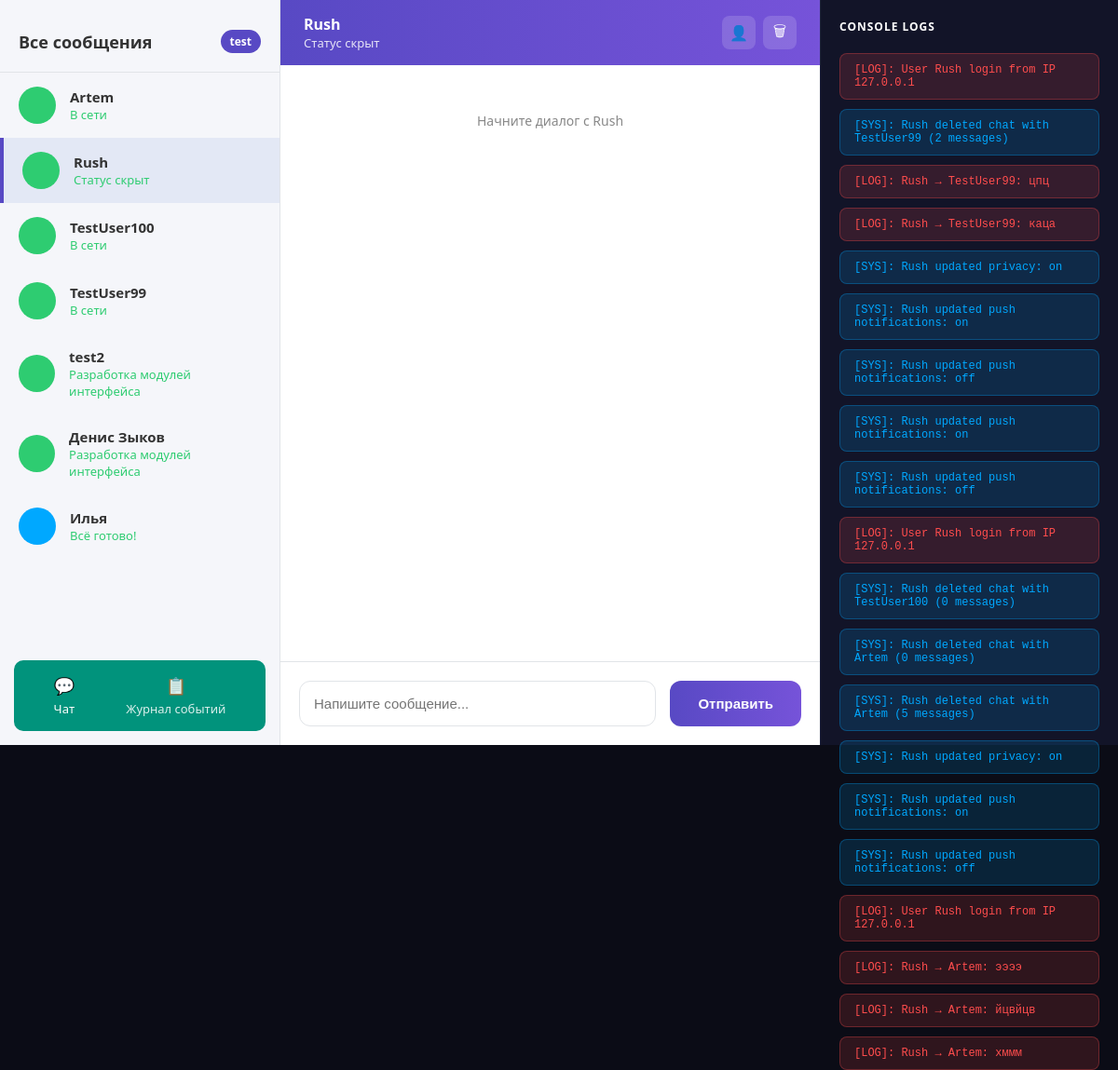
Screenshot of /chat?with_user=3 (signed in) with the database file from the repository.
### database.py (models this page shows)
class User(Base):
    __tablename__ = "users"  # Имя таблицы в БД
    id = Column(Integer, primary_key=True, index=True)
    username = Column(String, unique=True, index=True)
    email = Column(String, unique=True, index=True)
    password_hash = Column(String)
    status = Column(String, default="В сети")
    avatar_color = Column(String, default="#2ecc71")
    privacy_hide_status = Column(Boolean, default=False)
    push_notifications = Column(Boolean, default=True)

class ConsoleLog(Base):
    __tablename__ = "console_logs"
    id = Column(Integer, primary_key=True, index=True)
    log_type = Column(String)
    message = Column(String)
    timestamp = Column(DateTime, default=datetime.utcnow, index=True)

### main.py (the view)
@app.get("/chat", response_class=HTMLResponse)
async def chat_page(
    request: Request,
    with_user: Optional[int] = None,  # ID пользователя, с которым открыть чат
    db: Session = Depends(get_db),
):
    current_user = require_user(request, db)
    if not current_user:
        return RedirectResponse(url="/", status_code=status.HTTP_303_SEE_OTHER)
    return templates.TemplateResponse(
        request=request,
        name="chat.html",
        context=build_app_context(current_user, db, with_user=with_user, active_nav="chat"),
    )

### templates/chat.html (shortened to what this page needs)
{% extends "base.html" %}
{% block main %}
<div class="main-chat">
    {% if active_partner %}
    <div class="chat-header">
        <div class="chat-header-info">
            <div class="chat-user-title">{{ active_partner.username }}</div>
            <div class="chat-partner-status">{{ active_partner.status }}</div>
        </div>
        <div class="chat-header-actions">
            <a href="/profile" class="header-icon-btn" title="Профиль">👤</a>
            <button type="button" class="header-icon-btn delete-btn" id="deleteChatBtn"
                    data-partner-name="{{ active_partner.username }}" title="Удалить чат">
                🗑
            </button>
        </div>
    </div>
    <div class="messages-container" id="msgContainer">
        {% if messages %}
            {% for msg in messages %}
            <div class="msg {% if msg.is_outgoing %}outgoing{% else %}incoming{% endif %}">
                {{ msg.text }}
                {% if msg.time %}<span class="msg-time">{{ msg.time }}</span>{% endif %}
            </div>
            {% endfor %}
        {% else %}
            <div class="empty-chat">Начните диалог с {{ active_partner.username }}</div>
        {% endif %}
    </div>
    <div class="chat-input-area">
        <input type="text" id="msgInput"
               placeholder="Напишите сообщение..."
               maxlength="2000"
               autocomplete="off">
        <button class="btn-send" id="sendBtn" data-partner-id="{{ active_partner.id }}">
            Отправить
        </button>
    </div>
    {% else %}
    <div class="no-chat-selected">
        <h3>Выберите собеседника</h3>
        <p>Или зарегистрируйте ещё одного пользователя, чтобы начать переписку.</p>
    </div>
    {% endif %}
</div>
{% endblock %}

### templates/base.html (shortened to what this page needs)
<!DOCTYPE html>
<html lang="ru">
<head>
    <link rel="stylesheet" href="/static/css/style.css">
</head>
<body>
    <div class="app-layout">
        <aside class="sidebar">
            <div class="sidebar-top">
            </div>
            {% block sidebar_content %}
            <div class="sidebar-header">
                <span>Все сообщения</span>
                <a href="/profile" class="current-user-badge">{{ current_user.username }}</a>
            </div>
            <div class="chats-list">
                {% if chats %}
                    {% for chat in chats %}
                    <a href="/chat?with_user={{ chat.id }}" class="chat-item {% if chat.active %}active{% endif %}">
                        <div class="avatar" style="background-color: {{ chat.color }};"></div>
                        <div class="chat-info">
                            <div class="name">{{ chat.username }}</div>
                            <div class="status">{{ chat.status }}</div>
                        </div>
                    </a>
                    {% endfor %}
                {% else %}
                    <div class="empty-state">Пока нет других пользователей</div>
                {% endif %}
            </div>
            {% endblock %}
            <nav class="bottom-nav">
                <a href="/chat" class="nav-btn {% if active_nav == 'chat' %}active{% endif %}">
                    <span class="nav-icon">💬</span>
                    <span>Чат</span>
                </a>
                <a href="/events" class="nav-btn {% if active_nav == 'events' %}active{% endif %}">
                    <span class="nav-icon">📋</span>
                    <span>Журнал событий</span>
                </a>
            </nav>
        </aside>
        <main class="main-content">
            {% block main %}{% endblock %}
        </main>
        <aside class="console-panel">
            <div class="console-title">CONSOLE LOGS</div>
            <div id="logsContainer">
                {% for log in logs %}
                    {% if log.log_type == 'LOG' or log.log_type == 'ERR' %}
                        <div class="log-entry red">[{{ log.log_type }}]: {{ log.message }}</div>
                    {% else %}
                        <div class="log-entry blue">[SYS]: {{ log.message }}</div>
                    {% endif %}
                {% endfor %}
            </div>
        </aside>
    </div>
</body>
</html>

### static/css/style.css (style rules this page uses)
:root { --bg-dark: #0b0c16; --panel-dark: #121428; --gradient-start: #7868e6; --gradient-end: #b8b5ff; --text-white: #ffffff; --text-muted: #a2a5b9; --green-btn: #00b894; }
body, html { margin: 0; padding: 0; font-family: 'Segoe UI', Tahoma, Geneva, Verdana, sans-serif; background-color: var(--bg-dark); color: var(--text-white); height: 100%; overflow: hidden; }
.app-layout { display: flex; height: 100vh; }
.sidebar { width: 300px; background-color: #f5f6fa; color: #333; display: flex; flex-direction: column; border-right: 1px solid #e1e4e8; }
.sidebar-header { padding: 20px; font-weight: bold; font-size: 18px; border-bottom: 1px solid #e1e4e8; display: flex; justify-content: space-between; align-items: center; gap: 10px; }
.current-user-badge { font-size: 12px; font-weight: 600; background: #5849c4; color: white; padding: 4px 10px; border-radius: 20px; white-space: nowrap; text-decoration: none; transition: opacity 0.2s; }
.chats-list { flex: 1; overflow-y: auto; }
.chat-item { display: flex; align-items: center; padding: 15px 20px; cursor: pointer; transition: background 0.2s; text-decoration: none; color: inherit; }
.chat-item.active { background-color: #e3e8f5; border-left: 4px solid #5849c4; }
.empty-state, .empty-chat, .no-chat-selected { padding: 30px 20px; text-align: center; color: #888; font-size: 14px; }
.avatar { width: 40px; height: 40px; border-radius: 50%; margin-right: 15px; }
.chat-info .name { font-weight: 600; font-size: 15px; }
.chat-info .status { font-size: 13px; color: #2ecc71; }
.main-chat { flex: 1; display: flex; flex-direction: column; background-color: #ffffff; color: #333; }
.chat-header { padding: 15px 25px; background: linear-gradient(90deg, #5849c4, #7653d9); color: white; font-weight: bold; display: flex; justify-content: space-between; align-items: center; }
.chat-partner-status { font-size: 13px; opacity: 0.85; font-weight: normal; }
.messages-container { flex: 1; padding: 20px; overflow-y: auto; display: flex; flex-direction: column; gap: 15px; }
.chat-input-area { padding: 20px; border-top: 1px solid #e1e4e8; display: flex; gap: 15px; }
.chat-input-area input { flex: 1; padding: 15px; border: 1px solid #e1e4e8; border-radius: 12px; font-size: 15px; }
.btn-send { width: auto; padding: 0 30px; border: none; border-radius: 12px; background: linear-gradient(90deg, #5849c4, #7653d9); color: white; font-size: 15px; font-weight: bold; cursor: pointer; transition: opacity 0.2s; }
.console-panel { width: 320px; background-color: var(--panel-dark); padding: 20px; box-sizing: border-box; border-left: 1px solid #1f233d; }
.console-title { font-size: 12px; font-weight: bold; color: var(--text-white); letter-spacing: 1px; margin-bottom: 20px; }
.log-entry { padding: 10px 15px; border-radius: 8px; font-family: 'Courier New', Courier, monospace; font-size: 12px; margin-bottom: 10px; animation: fadeInUp 0.4s ease-out; }
.log-entry.red { background-color: rgba(255, 77, 77, 0.15); color: #ff4d4d; border: 1px solid rgba(255, 77, 77, 0.3); animation: pulseLog 3s infinite; }
.log-entry.blue { background-color: rgba(0, 168, 255, 0.15); color: #00a8ff; border: 1px solid rgba(0, 168, 255, 0.3); }
.bottom-nav { margin-top: auto; padding: 15px; display: flex; justify-content: space-around; background-color: #01937c; border-radius: 10px; margin: 15px; }
.nav-btn { color: white; text-decoration: none; font-size: 13px; display: flex; flex-direction: column; align-items: center; gap: 4px; opacity: 0.85; transition: opacity 0.2s; }
.nav-btn:hover, .nav-btn.active { opacity: 1; }
.nav-icon { font-size: 18px; }
.sidebar-top { padding: 12px 16px 0; }
.main-content { flex: 1; display: flex; flex-direction: column; min-width: 0; }
.chat-header-info { flex: 1; }
.chat-header-actions { display: flex; gap: 8px; align-items: center; }
.header-icon-btn { background: rgba(255, 255, 255, 0.15); border: none; border-radius: 8px; width: 36px; height: 36px; cursor: pointer; font-size: 16px; display: flex; align-items: center; justify-content: center; color: white; text-decoration: none; transition: background 0.2s; }

### rows the page displays
User: username "test"
User: username "Artem", status "В сети"
User: username "Rush", status "Статус скрыт"
User: username "TestUser100", status "В сети"
User: username "TestUser99", status "В сети"
User: username "test2", status "Разработка модулей интерфейса"
User: username "Денис Зыков", status "Разработка модулей интерфейса"
User: username "Илья", status "Всё готово!"
ConsoleLog: log_type "LOG", message "User Rush login from IP 127.0.0.1"
ConsoleLog: message "Rush deleted chat with TestUser99 (2 messages)"
ConsoleLog: log_type "LOG", message "Rush → TestUser99: цпц"
ConsoleLog: log_type "LOG", message "Rush → TestUser99: каца"
ConsoleLog: message "Rush updated privacy: on"
ConsoleLog: message "Rush updated push notifications: on"
ConsoleLog: message "Rush updated push notifications: off"
ConsoleLog: message "Rush updated push notifications: on"
ConsoleLog: message "Rush updated push notifications: off"
ConsoleLog: log_type "LOG", message "User Rush login from IP 127.0.0.1"
ConsoleLog: message "Rush deleted chat with TestUser100 (0 messages)"
ConsoleLog: message "Rush deleted chat with Artem (0 messages)"
ConsoleLog: message "Rush deleted chat with Artem (5 messages)"
ConsoleLog: message "Rush updated privacy: on"
ConsoleLog: message "Rush updated push notifications: on"
ConsoleLog: message "Rush updated push notifications: off"
ConsoleLog: log_type "LOG", message "User Rush login from IP 127.0.0.1"
ConsoleLog: log_type "LOG", message "Rush → Artem: ээээ"
ConsoleLog: log_type "LOG", message "Rush → Artem: йцвйцв"
ConsoleLog: log_type "LOG", message "Rush → Artem: хммм"

### other values shown
{{ active_partner.status }} "Статус скрыт"
